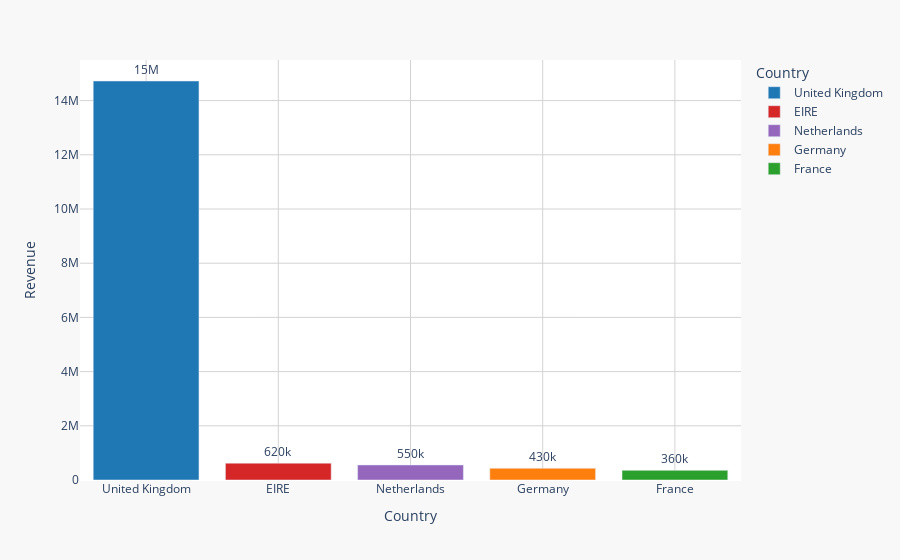

Notebook source saved alongside this figure:
### Code cell
# Background and Grid Styling

color_map = {
    'United Kingdom': '#1f77b4',
    'Germany': '#ff7f0e',
    'France': '#2ca02c',
    'EIRE': '#d62728',
    'Netherlands': '#9467bd'
}

fig = px.bar(top_countries.head(5),
             x='Country', y='Revenue',
             text='Revenue',
             color='Country',
             color_discrete_map=color_map)

fig.update_traces(texttemplate='%{text:.2s}', textposition='outside')

fig.update_layout(
    plot_bgcolor='white',
    paper_bgcolor='#f8f8f8',
    xaxis=dict(showgrid=True, gridcolor='lightgray'),
    yaxis=dict(showgrid=True, gridcolor='lightgray'),
)

fig.show()

### Figure 1 — Plotly figure (JSON) as saved in the notebook; plotly's stock layout.template omitted (floating-point values rounded to 4 significant figures)
{"data": [{"alignmentgroup": "True", "hovertemplate": "Country=%{x}<br>Revenue=%{text}<extra></extra>", "legendgroup": "United Kingdom", "marker": {"color": "#1f77b4", "pattern": {"shape": ""}}, "name": "United Kingdom", "offsetgroup": "United Kingdom", "orientation": "v", "showlegend": true, "text": [14720000.0], "textposition": "outside", "texttemplate": "%{text:.2s}", "type": "bar", "x": ["United Kingdom"], "xaxis": "x", "y": [14720000.0], "yaxis": "y"}, {"alignmentgroup": "True", "hovertemplate": "Country=%{x}<br>Revenue=%{text}<extra></extra>", "legendgroup": "EIRE", "marker": {"color": "#d62728", "pattern": {"shape": ""}}, "name": "EIRE", "offsetgroup": "EIRE", "orientation": "v", "showlegend": true, "text": [621600.0], "textposition": "outside", "texttemplate": "%{text:.2s}", "type": "bar", "x": ["EIRE"], "xaxis": "x", "y": [621600.0], "yaxis": "y"}, {"alignmentgroup": "True", "hovertemplate": "Country=%{x}<br>Revenue=%{text}<extra></extra>", "legendgroup": "Netherlands", "marker": {"color": "#9467bd", "pattern": {"shape": ""}}, "name": "Netherlands", "offsetgroup": "Netherlands", "orientation": "v", "showlegend": true, "text": [554200.0], "textposition": "outside", "texttemplate": "%{text:.2s}", "type": "bar", "x": ["Netherlands"], "xaxis": "x", "y": [554200.0], "yaxis": "y"}, {"alignmentgroup": "True", "hovertemplate": "Country=%{x}<br>Revenue=%{text}<extra></extra>", "legendgroup": "Germany", "marker": {"color": "#ff7f0e", "pattern": {"shape": ""}}, "name": "Germany", "offsetgroup": "Germany", "orientation": "v", "showlegend": true, "text": [431300.0], "textposition": "outside", "texttemplate": "%{text:.2s}", "type": "bar", "x": ["Germany"], "xaxis": "x", "y": [431300.0], "yaxis": "y"}, {"alignmentgroup": "True", "hovertemplate": "Country=%{x}<br>Revenue=%{text}<extra></extra>", "legendgroup": "France", "marker": {"color": "#2ca02c", "pattern": {"shape": ""}}, "name": "France", "offsetgroup": "France", "orientation": "v", "showlegend": true, "text": [355300.0], "textposition": "outside", "texttemplate": "%{text:.2s}", "type": "bar", "x": ["France"], "xaxis": "x", "y": [355300.0], "yaxis": "y"}], "layout": {"barmode": "relative", "legend": {"title": {"text": "Country"}, "tracegroupgap": 0}, "margin": {"t": 60}, "paper_bgcolor": "#f8f8f8", "plot_bgcolor": "white", "xaxis": {"anchor": "y", "categoryarray": ["United Kingdom", "EIRE", "Netherlands", "Germany", "France"], "categoryorder": "array", "domain": [0, 1], "gridcolor": "lightgray", "showgrid": true, "title": {"text": "Country"}}, "yaxis": {"anchor": "x", "domain": [0, 1], "gridcolor": "lightgray", "showgrid": true, "title": {"text": "Revenue"}}}}
